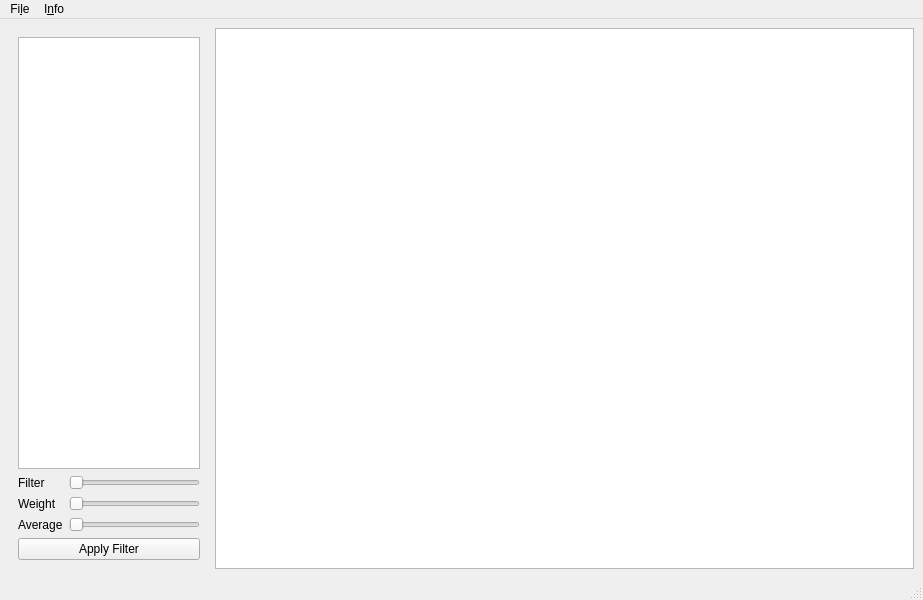
<?xml version="1.0" encoding="UTF-8"?>
<ui version="4.0">
 <class>MainWindow</class>
 <widget class="QMainWindow" name="MainWindow">
  <property name="geometry">
   <rect>
    <x>0</x>
    <y>0</y>
    <width>923</width>
    <height>600</height>
   </rect>
  </property>
  <property name="windowTitle">
   <string>ttbinEditor</string>
  </property>
  <widget class="QWidget" name="centralwidget">
   <layout class="QHBoxLayout" name="horizontalLayout" stretch="0,1">
    <item>
     <widget class="QWidget" name="widget" native="true">
      <property name="maximumSize">
       <size>
        <width>200</width>
        <height>16777215</height>
       </size>
      </property>
      <layout class="QGridLayout" name="gridLayout">
       <item row="3" column="1">
        <widget class="QSlider" name="sliderAverage">
         <property name="minimum">
          <number>5</number>
         </property>
         <property name="maximum">
          <number>200</number>
         </property>
         <property name="orientation">
          <enum>Qt::Horizontal</enum>
         </property>
        </widget>
       </item>
       <item row="1" column="1">
        <widget class="QSlider" name="sliderFilter">
         <property name="minimum">
          <number>10</number>
         </property>
         <property name="maximum">
          <number>200</number>
         </property>
         <property name="orientation">
          <enum>Qt::Horizontal</enum>
         </property>
        </widget>
       </item>
       <item row="3" column="0">
        <widget class="QLabel" name="labelAverage">
         <property name="text">
          <string>Average</string>
         </property>
        </widget>
       </item>
       <item row="1" column="0">
        <widget class="QLabel" name="labelFilter">
         <property name="text">
          <string>Filter</string>
         </property>
        </widget>
       </item>
       <item row="0" column="0" colspan="2">
        <widget class="QListWidget" name="listWidget">
         <property name="minimumSize">
          <size>
           <width>120</width>
           <height>0</height>
          </size>
         </property>
        </widget>
       </item>
       <item row="4" column="0" colspan="2">
        <widget class="QPushButton" name="applyFilterButton">
         <property name="text">
          <string>Apply Filter</string>
         </property>
         <property name="checkable">
          <bool>true</bool>
         </property>
        </widget>
       </item>
       <item row="2" column="1">
        <widget class="QSlider" name="sliderWeight">
         <property name="maximum">
          <number>100</number>
         </property>
         <property name="singleStep">
          <number>1</number>
         </property>
         <property name="orientation">
          <enum>Qt::Horizontal</enum>
         </property>
        </widget>
       </item>
       <item row="2" column="0">
        <widget class="QLabel" name="labelWeight">
         <property name="text">
          <string>Weight</string>
         </property>
        </widget>
       </item>
      </layout>
     </widget>
    </item>
    <item>
     <widget class="QGraphicsView" name="graphicsView">
      <property name="verticalScrollBarPolicy">
       <enum>Qt::ScrollBarAlwaysOff</enum>
      </property>
      <property name="horizontalScrollBarPolicy">
       <enum>Qt::ScrollBarAlwaysOff</enum>
      </property>
     </widget>
    </item>
   </layout>
  </widget>
  <widget class="QMenuBar" name="menubar">
   <property name="geometry">
    <rect>
     <x>0</x>
     <y>0</y>
     <width>923</width>
     <height>22</height>
    </rect>
   </property>
   <widget class="QMenu" name="menuFile">
    <property name="title">
     <string>Fi&amp;le</string>
    </property>
    <addaction name="actionLoadFile"/>
    <addaction name="actionSave"/>
    <addaction name="actionSave_as"/>
    <addaction name="separator"/>
    <addaction name="actionQuit"/>
   </widget>
   <widget class="QMenu" name="menuInfo">
    <property name="title">
     <string>I&amp;nfo</string>
    </property>
    <addaction name="actionHelp"/>
    <addaction name="actionAbout"/>
   </widget>
   <addaction name="menuFile"/>
   <addaction name="menuInfo"/>
  </widget>
  <widget class="QStatusBar" name="statusBar"/>
  <action name="actionLoadFile">
   <property name="text">
    <string>&amp;Load File...</string>
   </property>
  </action>
  <action name="actionSave">
   <property name="text">
    <string>&amp;Save</string>
   </property>
  </action>
  <action name="actionQuit">
   <property name="text">
    <string>&amp;Quit</string>
   </property>
  </action>
  <action name="actionSave_as">
   <property name="text">
    <string>Save &amp;as...</string>
   </property>
  </action>
  <action name="actionHelp">
   <property name="text">
    <string>&amp;Help</string>
   </property>
  </action>
  <action name="actionAbout">
   <property name="text">
    <string>&amp;About</string>
   </property>
  </action>
 </widget>
 <resources/>
 <connections/>
</ui>
